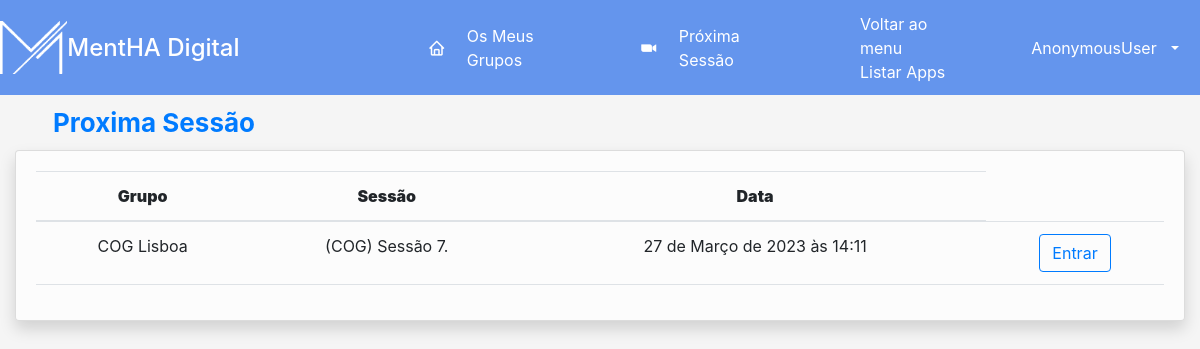
The app's page /diario/nextSession with its own data.
### diario/models.py (models this page shows, shortened)
class SessaoDoGrupo(models.Model):
    PRESENT = 'P'
    ONLINE = 'O'
    MISTO = 'M'
    REGIME = [
        (PRESENT, "Presencial"),
        (ONLINE, "Online"),
        (MISTO, "Misto")
    ]
    PORREALIZAR = 'PR'
    REALIZADO = 'R'
    ESTADO = [
        (PORREALIZAR, "Por realizar"),
        (REALIZADO, "Realizado"),
    ]
    grupo = models.ForeignKey(Grupo, on_delete=models.CASCADE, blank=True)
    regime = models.CharField(max_length=20, choices=REGIME, null=True, blank=True, default=PRESENT)
    estado = models.CharField(max_length=20, choices=ESTADO, null=True, blank=True, default=PORREALIZAR)
    data = models.DateTimeField(null=True)
    inicio = models.DateTimeField(null=True, blank=True)
    fim = models.DateTimeField(null=True, blank=True)
    concluido = models.BooleanField(default=False)
    sessao = models.ForeignKey(Sessao, on_delete=models.CASCADE, blank=True, null=True, related_name='sessoes')
    parte_ativa = models.ForeignKey(Parte_Exercicio, models.CASCADE, blank=True, null=True, related_name='sessoes')

class Grupo(models.Model):
    opEscolaridade = (
        ("0-4", "0-4"),
        ("5-9", "5-9"),
        ("10-12", "10-12"),
        ("12+", "12+")
    )
    opPrograma = (
        ("CARE", "CARE"),
        ("COG", "COG"),
    )
    nome = models.CharField(max_length=20)
    diagnostico = models.ForeignKey(Doenca, on_delete=models.CASCADE, null=True, blank=True)
    localizacao = models.CharField(max_length=20, default="", null=True, blank=True)
    escolaridade = models.CharField(max_length=20, choices=opEscolaridade, default="", blank=True, null=True)
    referenciacao = models.ForeignKey(Reference, on_delete=models.CASCADE, null=True, blank=True)
    nivelGDS = models.IntegerField(default=0)
    programa = models.CharField(max_length=20, choices=opPrograma, default="CARE", blank=True, null=True)
    def __str__(self):
        return f'{self.nome}'

class Sessao(models.Model):
    PRESENT = 'P'
    ONLINE = 'O'
    MISTO = 'M'
    REGIME = [
        (PRESENT, "Presencial"),
        (ONLINE, "Online"),
        (MISTO, "Misto")
    ]
    PORREALIZAR = 'PR'
    REALIZADO = 'R'
    ESTADO = [
        (PORREALIZAR, "Por realizar"),
        (REALIZADO, "Realizado"),
    ]
    opPrograma = (
        ("CARE", "CARE"),
        ("COG", "COG"),
    )
    nome = models.CharField(max_length=100, blank = True)
    numeroSessao = models.IntegerField(null=True, blank=True)
    tema = models.TextField(max_length=1000, null=True, blank=True)
    dinamizadores = models.CharField(max_length=1000, null=True, blank=True)
    componentes = models.CharField(max_length=1000, null=True, blank=True)
    instrumentoAvaliacao = models.TextField(max_length=1000, null=True, blank=True)
    programa = models.CharField(max_length=20, choices=opPrograma, default="CARE", blank=True, null=True)
    def __str__(self):
        return f'({self.programa}) Sessão {self.numeroSessao}. {self.nome}'

### diario/views.py (the view)
# urls.py: path('nextSession', views.nextSession, name="nextSession"),
def nextSession(request):
    datas = SessaoDoGrupo.objects.exclude(data=None)
    datas = datas.filter(estado='PR')
    if  bool(datas) == True:
        datas = datas.filter(estado='PR').order_by('data')[0]
    contexto = {
        'proxima': datas,
        'ss': bool(datas)
    }
    return render(request, 'diario/nextSession.html', contexto)

### diario/templates/diario/nextSession.html (shortened to what this page needs)
{% extends 'diario/base.html' %}
{% load static %}
{% block main %}
<div class="container-fluid">
    <div class="container text-start">
        <div class="row">
            <div class="col align-self-center">
                <div class="">
                    <div class="card-body" style="padding: 8px">
                        <p class="text-primary m-0 fw-bold"
                            style="margin: 5px; font-size: 26px">Proxima Sessão</p>
                    </div>
                </div>
            </div>
        </div>
    </div>
    <div class="card shadow">
        <div class="card-body">
            {% if ss == True %}
            <div class="table-responsive">
                <table class="table table-hover">
                    <thead>
                    <tr>
                        <th style="text-align: center;"><strong>Grupo</strong></th>
                        <th style="text-align: center;"><strong>Sessão</strong></th>
                        <th style="text-align: center;"><strong>Data</strong></th>
                    </tr>
                    </thead>
                    <tbody>
                    <tr>
                        <td style="text-align: center;">{{ proxima.grupo }}</td>
                        <td style="text-align: center;">{{ proxima.sessao }}</td>
                        <td style="text-align: center;">{{ proxima.data }}</td>
                        <td style="text-align: center;">
                            <form action="{%  url 'diario:presencas_sessao' proxima.id %}">
                                <button class="btn btn-outline-primary">Entrar</button>
                            </form>
                        </td>
                    </tr>
                    </tbody>
                </table>
            </div>
            {% else %}
            Sem nenhuma sessao brevemente
            {% endif %}
        </div>
    </div>
</div>
<br>
{% endblock %}

### diario/static/diario/style.css (style rules this page uses)
#layout { background-color: rgba(0, 0, 0, 0.04); }
.card { background-color: rgba(255, 255, 255, 0.65); }
#layout { display: grid; grid-template-columns: 1fr; grid-template-rows: 95px 1fr; }
.container-fluid { max-width: 120ch; }
body { height: 100vh; }

### records on screen
SessaoDoGrupo: grupo "COG Lisboa", sessao "(COG) Sessão 7.", data "27 de Março de 2023 às 14:11"

### other values on screen
{{ request.user }} "AnonymousUser"
